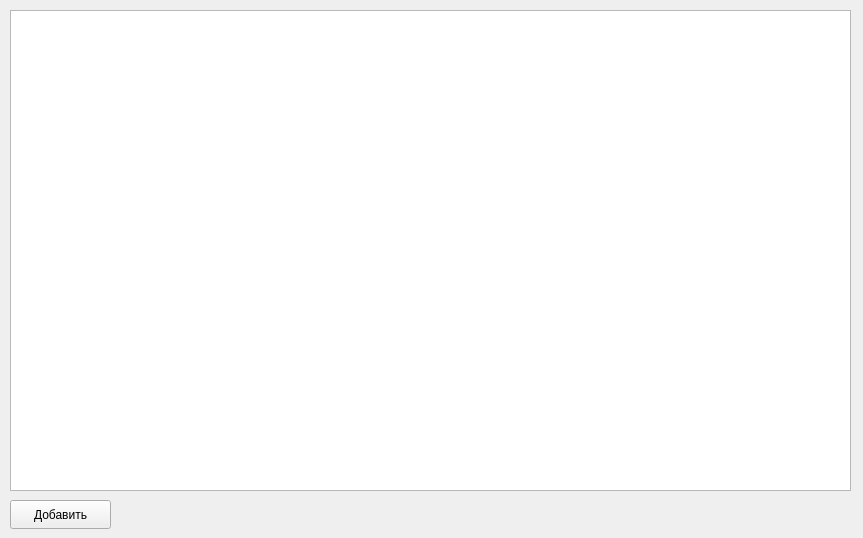
<?xml version="1.0" encoding="UTF-8"?>
<ui version="4.0">
 <class>MainWindow</class>
 <widget class="QMainWindow" name="MainWindow">
  <property name="geometry">
   <rect>
    <x>0</x>
    <y>0</y>
    <width>863</width>
    <height>538</height>
   </rect>
  </property>
  <property name="windowTitle">
   <string>MainWindow</string>
  </property>
  <widget class="QWidget" name="centralwidget">
   <widget class="QTableView" name="view">
    <property name="geometry">
     <rect>
      <x>10</x>
      <y>10</y>
      <width>841</width>
      <height>481</height>
     </rect>
    </property>
   </widget>
   <widget class="QPushButton" name="addButton">
    <property name="geometry">
     <rect>
      <x>10</x>
      <y>500</y>
      <width>101</width>
      <height>29</height>
     </rect>
    </property>
    <property name="text">
     <string>Добавить</string>
    </property>
   </widget>
  </widget>
 </widget>
 <resources/>
 <connections/>
</ui>
